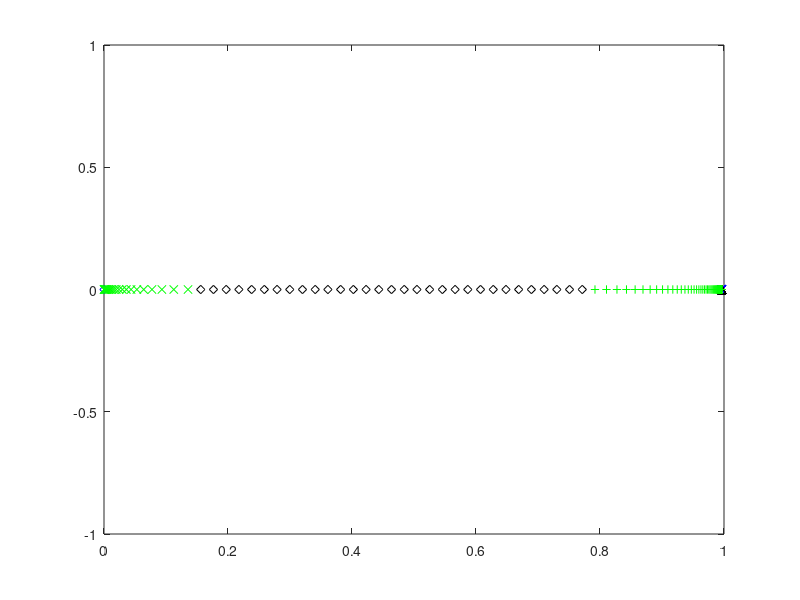
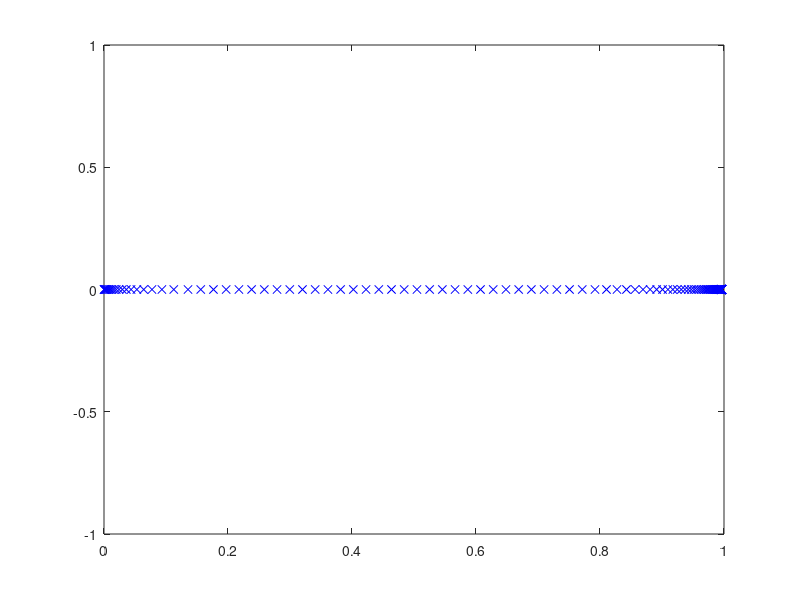

Write the MATLAB code that produced these figures, in order. (Note: this script raises an error after producing the figures.)
close all
clear
clc
 
% Dimensional fluid constants (tin as leaves cartridge) for NS
g_dim = 9.8; %m/s^2
save('g_dim.mat','g_dim') 
rho_dim = 1000; %kg/m^3
save('rho_dim.mat','rho_dim') 
nu_dim = 1E-6; %m^2/s
save('nu_dim.mat','nu_dim') 
sigma_1e_dim = 72.86E-3;%Kg/s^2 (i.e. N/m)
save('sigma_1e_dim.mat','sigma_1e_dim')
R = .5E-6; %droplet radius

%equilibrium contact angle
theta_c_eq = 45*pi/180;
save('theta_c_eq.mat','theta_c_eq')

% width of the interfacial phase in metres (recommended 
%value is 1E-9)
width_dim = 1E-9; 
save('width_dim.mat','width_dim')

%Data for initial configuration of the simulation 
theta_c_ini = 85*pi/180; %radians 
save('theta_c_ini.mat','theta_c_ini')

%factor by which we devide the minimum lengthof the mesh that was
%recommended by James
factor = 2^9;

%spine feet parameters
%this part here sets the number and spacing of the spines closer to the
%contact line. In this region, each odd-numbered spine has one more 
%element to its right than to its left
spine_factor_r =  1.07;%1.15;%;%needs to be slightly bigger than 1     1.05;%
save('spine_factor_r.mat','spine_factor_r')
n_spines_r = 15;% 5;% must be an odd number          5;%
save('n_spines_r.mat','n_spines_r')

spine_factor_mr = 1.07;%                   2;%   
save('spine_factor_mr.mat','spine_factor_mr')
n_spines_mr = 25;% 5;% must be an odd number        
save('n_spines_mr.mat','n_spines_mr')

%This part defines the number of spines and their separation for the
%following section of the domain. Spines can be more separated here as we 
%do not need such a high resultion furhter away from the contact line
spine_factor_m = 1.1;%                   2;%   
save('spine_factor_m.mat','spine_factor_m')
n_spines_m = 95;% 5;% must be an odd number        
save('n_spines_m.mat','n_spines_m') 

%The following part sets the number and spacing of the spines near the
%inflow boundary. An intermediate section between this one and the last one
%constructed is then created using uniform spacing
l_min_l = .5E-3 ;% 1E-2;%               .01;%
spine_factor_l = 1.2;% 1.11;% this needs to be slightly bigger than 1, James' value = 1.07
save('spine_factor_l.mat','spine_factor_l')
n_spines_l = 23;% 5;% must be an odd number        5;% 
save('n_spines_l.mat','n_spines_l')

%number of singular elements at the contact line
n_el_sing = 3;
save('n_el_sing.mat','n_el_sing')

%% IFM coefficients for the free-surface
%Beta for liquid-gas interface (this
%could have a coefficient in front, but we take it to be one)
beta_g_dim = rho_dim*nu_dim/width_dim;
save('beta_g_dim.mat','beta_g_dim')
%Alpha coefficient for liquid-gas interface (this could also
%have a coefficient in front but we also take it to be one, 
%making it the inverse of the beta_g constant)
alpha_g_dim = width_dim/(rho_dim*nu_dim); 
save('alpha_g_dim.mat','alpha_g_dim')
%Surface density at which surface tension is zero 
%(this is taken as the volume density times the width of the 
%surface phase)
rhos_0_dim = rho_dim*width_dim; 
save('rhos_0_dim.mat','rhos_0_dim')
%Equilibrium surface density of liquid-gas 
%interface
rhos1_e_dim = 0.6*rhos_0_dim; 
save('rhos1_e_dim.mat','rhos1_e_dim')
%Proportionality constant for the state equation for surface 
%tension as a function of density on the liquid-gas 
%interface
gamma_g_dim = sigma_1e_dim/(rhos_0_dim-rhos1_e_dim);
save('gamma_g_dim.mat','gamma_g_dim')
%relaxation time of surface 1 in seconds
tau_g_dim = rho_dim*nu_dim*7E-6;
save('tau_g_dim.mat','tau_g_dim')

%solid-gas surface tension
sigma_gs = 0;

%IFM coefficients for the liquid-solid interface
%constant in front of the state equation for the liquid-solid
%surface
gamma_s_dim = gamma_g_dim;
save('gamma_s_dim.mat','gamma_s_dim')
%Equilibrium surface tension for the liqud-solid interface
%(this is a function of other paremeter that we have already
%chosen)
sigma_2e_dim = -sigma_1e_dim*cos(theta_c_eq)+sigma_gs;
save('sigma_2e_dim.mat','sigma_2e_dim')
%equilibrium surface density for liquid-solid surface
%(chosen so as to have a 30 degree static contact angle)
rhos2_e_dim = rhos_0_dim - sigma_2e_dim/gamma_s_dim; 
save('rhos2_e_dim.mat','rhos2_e_dim')
%Beta navier slip
beta_ns_dim = rho_dim*nu_dim/width_dim;   
save('beta_ns_dim.mat','beta_ns_dim')
%alpha coefficient for the solid-liquid interface
alpha_s_dim = alpha_g_dim; 
save('alpha_s_dim.mat','alpha_s_dim')
%relaxation time for the liquid-solid interface
tau_s_dim = rho_dim*nu_dim*7E-6;
save('tau_s_dim.mat','tau_s_dim')

%Unit height 
L_dim = R
save('L_dim.mat','L_dim') 

%Unit speed
U_dim = sigma_1e_dim/(rho_dim*nu_dim) %i.e. Ca = 1
% U_dim = .01 %m/s
save('U_dim.mat','U_dim')

%Unit time (capillary time based on unit length)
T_dim = L_dim/U_dim 
save('T_dim.mat','T_dim')

%Unit of pressure 
P_dim = rho_dim*nu_dim*U_dim/L_dim;
save('P_dim.mat','P_dim')

%Dimensionless numbers for the bulk equations
Re =  U_dim*L_dim/nu_dim %Reynolds number
save('Re.mat','Re')
St = 0 %g_dim*L_dim^2/(nu_dim*U_dim); %Stokes number
save('St.mat','St')
Ca = rho_dim*nu_dim*U_dim/sigma_1e_dim %Capillary number
save('Ca.mat','Ca')

%Dimensionless numbers for the liquid-gas IFM
%dimensionless beta coefficient for the gas interface
Bg = beta_g_dim*U_dim*L_dim/sigma_1e_dim
save('Bg.mat','Bg')
%dimensionless alpha coefficient for the gas interface
Eg = alpha_g_dim*sigma_1e_dim/(U_dim*L_dim)
save('Eg.mat','Eg')
%Dimensionless constant for the state equation on
%the liquid-gas interface
Cg = gamma_g_dim*rhos_0_dim/sigma_1e_dim
save('Cg.mat','Cg')
%dimensionless equilibrium density
Dg = rhos1_e_dim/rhos_0_dim
save('Dg.mat','Dg')
%dimensionless surface density ratio
Lg = width_dim/L_dim
save('Lg.mat','Lg')
% Fg = rhos_0_dim/(rho_dim*U_dim*tau_g_dim)
% save('Fg.mat','Fg')
%Dimensionless relaxation time
Tg = tau_g_dim*U_dim/L_dim
save('Tg.mat','Tg')

%Dimensionless numbers for liquid-gas IFM
%dimensionless beta coefficient for the gas interface
Be = beta_ns_dim*L_dim/(rho_dim*nu_dim)
save('Be.mat','Be')
%dimensionless alpha coefficient for the solid-liquid 
%interface
Es = alpha_s_dim*sigma_1e_dim/(U_dim*L_dim)
save('Es.mat','Es')
%dimensionless coefficient of the state equation for the
%liquid-solid interface
Cs = gamma_s_dim*rhos_0_dim/sigma_1e_dim
save('Cs.mat','Cs')
%dimensionless equilibrium density
Ds = rhos2_e_dim/rhos_0_dim
save('Ds.mat','Ds')
%dimensionless surface-density ratio for the liquid-solid
%interface
Ls = width_dim/L_dim;
save('Ls.mat','Ls')
% Fs = rhos_0_dim/(rho_dim*U_dim*tau_s_dim)
% save('Fs.mat','Fs')
%Dimensionless relaxation time for solid-liquid interface
Ts = tau_s_dim*U_dim/L_dim
save('Ts.mat','Ts')

%Contact line dimensionless numbers
So = sigma_gs/sigma_1e_dim
save('So.mat','So')

%z-traslation for the centre of the sphere
trans_z = cos(pi-theta_c_ini);

%distance from origin to apex
h_0 = 1+trans_z;

%initial distance from origin to focus
f = sin(pi-theta_c_ini); %based on the shape of a parabola

%Required mesh resolution
l_min = min([5/(100*Bg) 1/Be  Ts*Ca/10])/(factor );% .05;% following J&Y IJFNMF 2012 

tol_spine_ang = 1E-12; %this is just a numerical parameter to define 
%convergence of the spine lentgh's initial guess

%% Creating spine feet

spine_feet = zeros(1,n_spines_r+n_spines_m-1);
spine_feet(1) = f;
spine_feet(2) = f-l_min;
spine_feet(3) = f-l_min*(1+spine_factor_r);
for ii = 4:n_spines_r
    spine_feet(ii) = spine_feet(ii-1) ...
                     - spine_factor_r*(spine_feet(ii-2) ...
                                       - spine_feet(ii-1));
end
figure
plot(spine_feet(1:n_spines_r),zeros(1,n_spines_r),'xb')
hold on
for ii = n_spines_r+1:n_spines_r+n_spines_mr-1
    spine_feet(ii) = spine_feet(ii-1) ...
                     - spine_factor_mr*(spine_feet(ii-2) ...
                                       - spine_feet(ii-1));
end
plot(spine_feet(n_spines_r+1:n_spines_r+n_spines_mr-1),zeros(1,n_spines_mr-1),'^k')
for ii = n_spines_r+n_spines_mr:n_spines_r+n_spines_mr+n_spines_m-2
    spine_feet(ii) = spine_feet(ii-1) ...
                     - spine_factor_m*(spine_feet(ii-2) ...
                                       - spine_feet(ii-1));
end
plot(spine_feet(n_spines_r+n_spines_mr:n_spines_r+n_spines_mr+n_spines_m-2),zeros(1,n_spines_m-1),'+g')
plot(0,0,'db')
pause
%constructing the spine feet on the left end
spines_feet_left_end = zeros(1,n_spines_l);
spines_feet_left_end(end) = 0;
spines_feet_left_end(end-1) = 0 + l_min_l;
for ii = 2:n_spines_l-1
    spines_feet_left_end(end-ii) = spines_feet_left_end(end-ii+1) ...
                                   + spine_factor_l ...
                                     *(spines_feet_left_end(end-ii+1) ...
                                       - spines_feet_left_end(end-ii+2));
end
plot(spines_feet_left_end,zeros(1,n_spines_l),'xg')
pause
left_width = spines_feet_left_end(1)-spines_feet_left_end(2);
right_width = spine_feet(end-1)-spine_feet(end);
av_width = (left_width+right_width)/2;
n_inter = ceil((spine_feet(end)-spines_feet_left_end(1))/av_width);
if mod(n_inter,2) ~= 0
    n_inter = n_inter+1;
end
width = (spine_feet(end)-spines_feet_left_end(1))/n_inter;
spine_feet = [spine_feet,zeros(1,n_inter-1)];
for ii = 0:n_inter-2
    spine_feet(end-ii) = spines_feet_left_end(1)+(ii+1)*width;
end
plot(spine_feet(end-n_inter+2:end),zeros(1,n_inter-1),'dk')
pause
%Joining everything
spine_feet = [spine_feet,spines_feet_left_end];
n_spines = length(spine_feet);
save('n_spines.mat','n_spines')
close all
figure
plot(spine_feet,zeros(size(spine_feet)),'xb');

save('spine_feet.mat','spine_feet')
spine_feet_locator = spine_feet/f;
save('spine_feet_locator.mat','spine_feet_locator')

%Chi value for each spine
%This is the coordinate of the bipolar system that corresponds to the
%circle that passes through each spine feet
chi_spines = zeros(1,n_spines);
chi_spines(1) = Inf;
chi_spines(end) = 0;
for ii = 2:n_spines-1
    fun = @(chi) foot_of_chi(chi,f)-spine_feet(ii);
    chi_spines(ii) = fzero(fun,5);
end

%The radius of each spine (from the third spine on) is determined by its
%chi coordinate
R_spines = zeros(1,n_spines);
%we force the second spine to have its centre at the contact line. This is
%so that we can enforce the condition lim_{r\to 0} \partial_{\theta}p = 0,
%by equating the pressure values on the two points of this spine as done in
%S&S CMAME 2011
R_spines(2) = abs(spine_feet(1)-spine_feet(2));
R_spines(3) = abs(spine_feet(1)-spine_feet(3));
R_spines(end) = inf;
for ii = 4:n_spines-1
    R_spines(ii) = f/sinh(chi_spines(ii));
end
save('R_spines.mat','R_spines')
 
%spine length vector intial form
spine_lengths_ini = zeros(n_spines,1);
spine_lengths_ini(1) = f; %this spine is always zero, so we just store f here
spine_lengths_ini(end) = h_0;
%Here we determine the length of each spine (so as to match the initial
%guess for our surface profile)
for ii = 2:n_spines-1
    %We use the bisection method on the angle that each spine defines
    %with a tolerance pre-defined above to assess whet
    theta_l = 0;
%     if ii < 80
        theta_u = 1.01*theta_c_ini;
%     else
%         theta_u = asin(2/R_spines(ii));
%     end
    x_l = spine_feet(ii) + (1-cos(theta_l))*R_spines(ii);
    y_l = sin(theta_l)*R_spines(ii);
    %function f is positive outside the curve that defines the initial
    %surface profile (a circle) and negative inside it 
    f_l = x_l^2+(y_l-cos(pi-theta_c_ini))^2-1;
    x_u = spine_feet(ii) + (1-cos(theta_u))*R_spines(ii);
    y_u = sin(theta_u)*R_spines(ii);
    f_u = x_u^2+(y_u-cos(pi-theta_c_ini))^2-1;
    if f_l*f_u > 0
         disp('warning: wrong initialisation of bisection method') 
         pause
    end
    while theta_u-theta_l > tol_spine_ang
        theta_m = (theta_l + theta_u)/2;
        x_m = spine_feet(ii) + (1-cos(theta_m))*R_spines(ii);
        y_m = sin(theta_m)*R_spines(ii);
        f_m = x_m^2+(y_m-cos(pi-theta_c_ini))^2-1;
        if f_l*f_m > 0
            theta_l = theta_m;
            f_l = f_m;
        elseif f_l*f_m < 0
            theta_u = theta_m;
            f_u = f_m;
        else
            f_l = f_m;
            f_u = f_m;
            theta_l = theta_m;
            theta_u = theta_m;
        end
    end
    spine_lengths_ini(ii) = theta_m*R_spines(ii);
end
save('spine_lengths_ini.mat','spine_lengths_ini')

%% Creating nodes

%%Finding total number of global nodes 

%First, we need to decide on which spines we will have an increasing number
%of nodes and on which we will have a fixed number of nodes
%The code is set-up so that the first spines have an increasing number of
%nodes. More specifically, from the 4th spine on (including the 4th spine)
%each spine has one more velocity node that the previous spine, and this
%behaviour goes on until spine number n_spines_incr, defined below. The
%code is set up so that n_spines_incr can be any odd number between
%n_spines_r and n_spines_r+n_spines_mr-1
n_spines_incr = n_spines_r;%+n_spines_mr-1;
save('n_spines_incr.mat','n_spines_incr')

n_spines_const = n_spines-n_spines_incr;
save('n_spines_const.mat','n_spines_const')

n_nodes_const_per_spine = 2*n_el_sing + n_spines_incr - 2; %number of nodes 
%in each of the spines with constant nodes
save('n_nodes_const_per_spine.mat','n_nodes_const_per_spine')

%Sum of the number in the first spine (1), plus an arithmetic progression 
%plus a constant times the number of spines with a fixed number of nodes on
%them
n_v_incr = 2 + n_el_sing ...
           + (2*n_el_sing + 1 + 2*n_el_sing + n_spines_incr - 2) ...
             *(n_spines_incr-2)/2;
save('n_v_incr.mat','n_v_incr')

n_v = n_v_incr ...
      + n_nodes_const_per_spine*n_spines_const;
save('n_v.mat','n_v')

%nodes (i.e. matrix containing the (r,z) coordinates of all nodes where 
%each column is a node and they are listed in order)
Nodes_rz = zeros(n_v,2);
Nodes_rz(1,:) = [f ,0]; 
alpha_s = zeros(n_v,1); %This vector contains the data on how far along its
%spine the node is
Nodes_rz(2,1) = spine_feet(2);
Nodes_rz(2,2) = 0;
for kk = 3:n_el_sing+2
    alpha_s(kk) = (kk-2)/n_el_sing;
    %angle in the constant chi circle for each node 
    %(arc length over radius)
    theta = alpha_s(kk)*spine_lengths_ini(2)/R_spines(2);
    %x of the node is the foot of the spine plus the circle's radius 
    %minus (radius*cos(theta))
    Nodes_rz(kk,1) = spine_feet(2) + R_spines(2)*(1-cos(theta));
    Nodes_rz(kk,2) = R_spines(2)*sin(theta);
end
for ii = 3:n_spines_incr
    kk = kk+1;
    Nodes_rz(kk,1) = spine_feet(ii);
    Nodes_rz(kk,2) = 0;
    for jj = 2:2*n_el_sing+ii-2
        kk = kk+1;
        alpha_s(kk) = (jj-1)/(2*n_el_sing+ii-3);
        %angle in the constant chi circle for each node 
        %(arc length over radius)
        theta = alpha_s(kk)*spine_lengths_ini(ii)/R_spines(ii); 
        %x of the node is the foot of the spine plus the circle's radius 
        %minus (radius*cos(theta))
        Nodes_rz(kk,1) = spine_feet(ii) + R_spines(ii)*(1-cos(theta));
        Nodes_rz(kk,2) = R_spines(ii)*sin(theta);
    end
end
for ii = n_spines_incr+1:n_spines-1
    kk = kk+1;
    Nodes_rz(kk,1) = spine_feet(ii);
    Nodes_rz(kk,2) = 0;
    for jj = 2:n_nodes_const_per_spine
        kk = kk+1;
        alpha_s(kk) = (jj-1)/(n_nodes_const_per_spine-1);
        %angle in the constant chi circle for each node 
        %(arc length over radius)
        theta = alpha_s(kk)*spine_lengths_ini(ii)/R_spines(ii); 
        %x of the node is the foot of the spine plus the circle's radius 
        %minus the radius cos(theta)
        Nodes_rz(kk,1) = spine_feet(ii) + R_spines(ii)*(1-cos(theta));
        Nodes_rz(kk,2) = R_spines(ii)*sin(theta);
    end
end
for ii = n_v-n_nodes_const_per_spine+1:n_v 
    alpha_s(ii) = (ii-(n_v-n_nodes_const_per_spine+1)) ...
                  /(n_nodes_const_per_spine-1);
end 
save('alpha_s.mat','alpha_s')
Nodes_rz(end-n_nodes_const_per_spine+1:end,1) = zeros(1,n_nodes_const_per_spine);
Nodes_rz(end-n_nodes_const_per_spine+1:end,2) = 0:h_0/(n_nodes_const_per_spine-1):h_0;
save('Nodes_rz.mat','Nodes_rz')
 


n_v %#ok
pause
close all
%Nodes
figure
plot(Nodes_rz(:,1),Nodes_rz(:,2),'x')
axis equal

%Spine feet and tip node numbers
spine_feet_nodes = ones(1,n_spines);
spine_tip_nodes = ones(1,n_spines);
spine_feet_nodes(2) = 2;
spine_tip_nodes(2) = 2 + n_el_sing;
for ii = 3:n_spines_incr
    spine_feet_nodes(ii) = spine_tip_nodes(ii-1)+1;
    spine_tip_nodes(ii) = 2 + n_el_sing ...
                          + (2*n_el_sing + 1 + 2*n_el_sing + ii - 2) ...
                            *(ii-2)/2;
end
%the spines in the region where spines have a fixed number of nodes.
for ii = n_spines_incr+1:n_spines
    spine_feet_nodes(ii) = spine_tip_nodes(ii-1)+1;
    spine_tip_nodes(ii) = spine_tip_nodes(ii-1) + n_nodes_const_per_spine;
end
save('spine_feet_nodes.mat','spine_feet_nodes')
save('spine_tip_nodes.mat','spine_tip_nodes')



